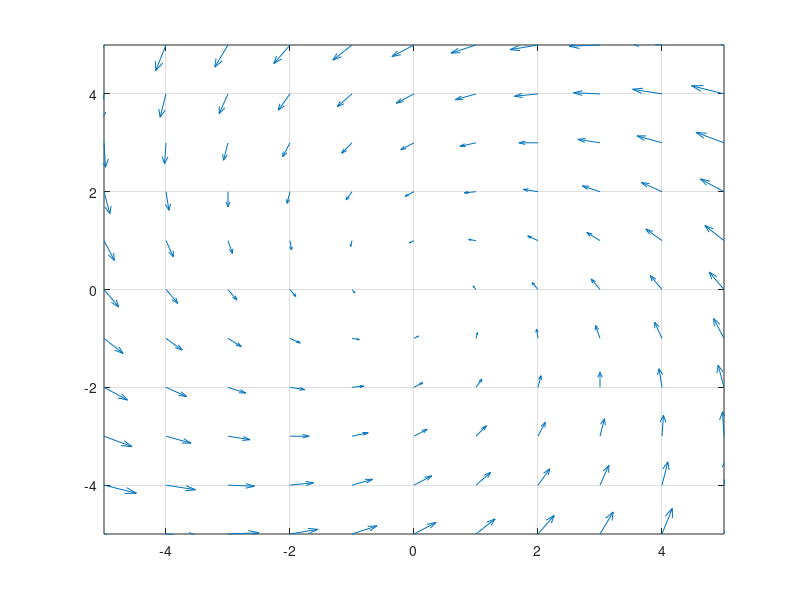

This figure's MATLAB source:
%%% Homework 4 %%%
close all
%% Pg 87 #3
clc; clear; clf;
[x,y] = meshgrid(-5:1:5, -5:1:5);

dx = y.^2;
dy = -2.*x./3;

dx = dx/norm(dx);
dy = dy/norm(dy);

quiver(x,y,dx,dy)
grid on
hold on

% x1 = -5:.1:5;
% c =  -20:2:20;
% for i = 1:length(c)
% y1 = nthroot((-x1.^2 + c(i)), 3);
% plot(x1,y1)
% end
% axis([-5,5,-5,5])
% hold off

%% Pg 87 #5
clc; clear; clf;
[x,y] = meshgrid(-6:1:6, -6:1:6);

dx = y - x;
dy = -y + (5.*x.^2)./(4+x.^2);

dx = dx/norm(dx);
dy = dy/norm(dy);

quiver(x,y,dx,dy)
grid on
axis([-6,6,-6,6])
hold on

% c = -5:5:25;
% for i=1:length(c)
%   [xsoln,ysoln]=ode45(@diff,[-50 75],c) ; 
%   plot(xsoln,ysoln,'LineWidth',1)  ; %plot y versus x
% end
% 
% function dydx = diff(x,y)
% dydx = (-y + ((5.*x.^2)./(4 + x.^2)) ).*(1./(y-x));
% end

%% Pg 93 #1(f)
clc; clear; clf;
[x,y] = meshgrid(-10:1:10, -10:1:10);

dx = -2.*x - 3.*y;
dy = 3.*x - 2.*y;

dx = dx/norm(dx);
dy = dy/norm(dy);

quiver(x,y,dx,dy)
grid on
axis([-5,5,-5,5])

% c1 = 1; c2 = 1;
% t = -10:.1:10;
% x1 = c1.*exp(-2.*t).*cos(3.*t) - c2.*exp(-2.*t).*sin(3.*t);
% y1 = c1.*exp(-2.*t).*sin(3.*t) - c2.*exp(-2.*t).*cos(3.*t);
% hold on
% plot(x1,y1)